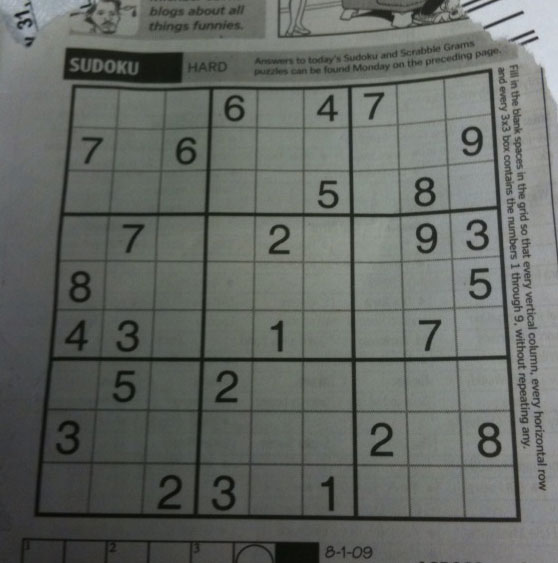
#> input picture day02_openv_color/sudoku.png, 558 x 563 px
$ python otus_algorythm.py
#> lines starting #> are read from the running program, lines starting #| are printed output that depends on the picture; after the words box and inside, x2 and y2 are one past the last pixel; in counts of white or black regions, pixels touching at a corner belong together
import cv2 as cv
import numpy as np
from matplotlib import pyplot as plt
import urllib.request
import os

# github sample 주소 : https://github.com/opencv/opencv/tree/master/samples/data
def get_sample(filename):
#> called with filename = 'sudoku.png'
    if not os.path.exists(filename):
        url = f"https://raw.githubusercontent.com/opencv/opencv/master/samples/data/{filename}"
        urllib.request.urlretrieve(url, filename)
    return cv.imread(filename)
#> returned value is the input picture: shape (563, 558, 3); mean B, G, R 99.5, 104.1, 100

# 파일 읽기
img = get_sample("sudoku.png")

img = cv.imread('sudoku.png', cv.IMREAD_GRAYSCALE)
#> img: shape (563, 558); min 7, max 218, mean 101.8
assert img is not None, "file could not be read, check with os.path.exists()"

ret1,th1 = cv.threshold(img, 127, 255, cv.THRESH_BINARY)
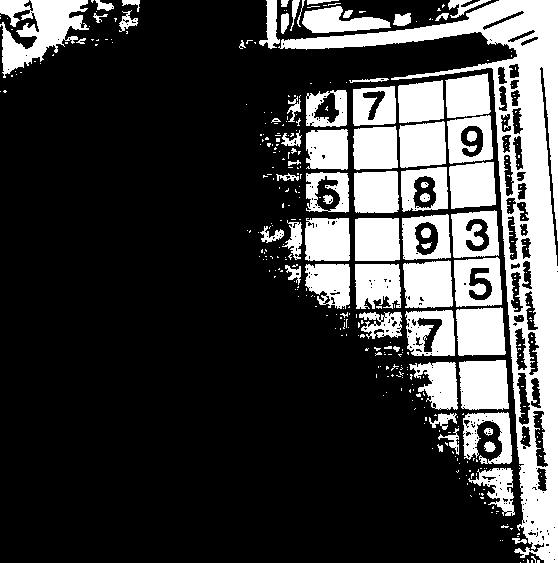
#> th1: shape (563, 558); 25.3% white; 376 white regions (307 under 20 px), largest, box (x1, y1, x2, y2) and area: (278, 0, 558, 563) 25952, (0, 0, 89, 78) 3634, (459, 360, 509, 410) 2273

ret2,th2 = cv.threshold(img,0,255,cv.THRESH_BINARY+cv.THRESH_OTSU)
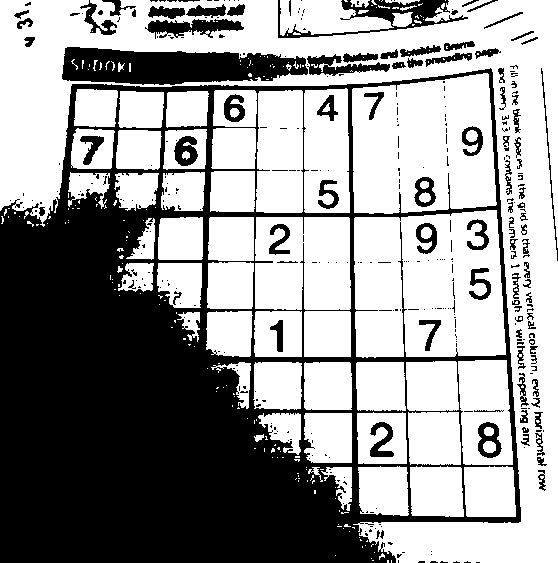
#> th2: shape (563, 558); 59.4% white; 361 black regions (263 under 20 px), largest, box (x1, y1, x2, y2) and area: (0, 68, 521, 563) 104893, (62, 47, 308, 85) 6753, (278, 0, 468, 38) 1967
#> ret2 = 96

blur = cv.GaussianBlur(img, (5,5), 0)
ret3, th3 = cv.threshold(blur, 0, 255, cv.THRESH_BINARY+cv.THRESH_OTSU)
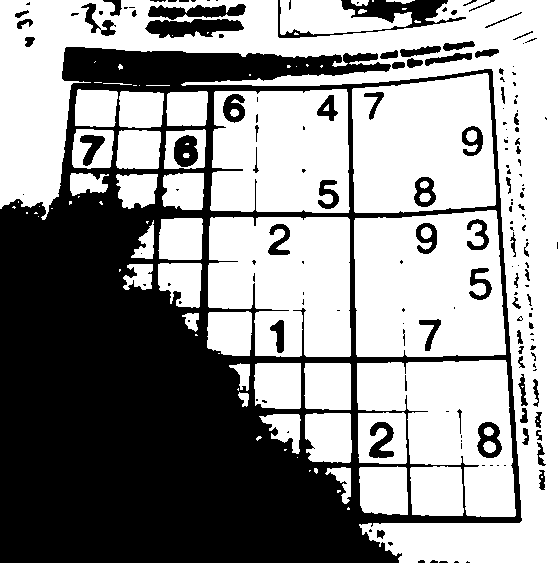
#> th3: shape (563, 558); 58% white; 171 black regions (100 under 20 px), largest, box (x1, y1, x2, y2) and area: (0, 47, 522, 563) 117345, (278, 0, 466, 38) 2024, (145, 19, 244, 38) 1287
#> ret3 = 97

images = [img, 0, th1,
          img,  0, th2,
          blur, 0, th3]
titles = ['Original Noisy Image', 'Histogram', 'Global Thresholding(v=127)',
          'Origianl Noisy Image', 'Histogra', "Otu's Thresolding",
          'Gaussian filtered Image', 'Histogram', "Otu's Thresholding"]

for i in range(3):
    plt.subplot(3,3,i*3+1),plt.imshow(images[i*3],'gray')
    plt.title(titles[i*3]), plt.xticks([]), plt.yticks([])
    plt.subplot(3,3,i*3+2),plt.hist(images[i*3].ravel(),256)
    plt.title(titles[i*3+1]), plt.xticks([]), plt.yticks([])
    plt.subplot(3,3,i*3+3),plt.imshow(images[i*3+2],'gray')
    plt.title(titles[i*3+2]), plt.xticks([]), plt.yticks([])
plt.show()
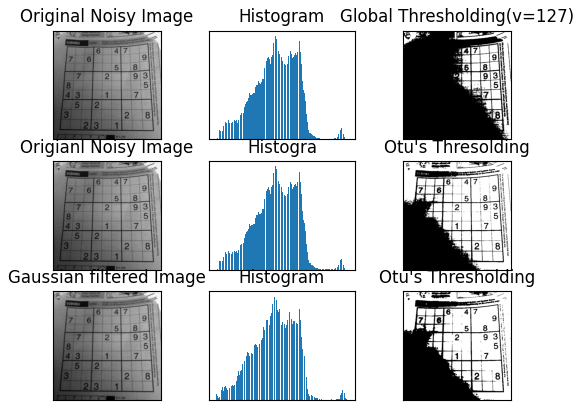
#> figure drawn by matplotlib, 9 panels

$ run again, with day02_openv_color/gradient.png copied over day02_openv_color/sudoku.png
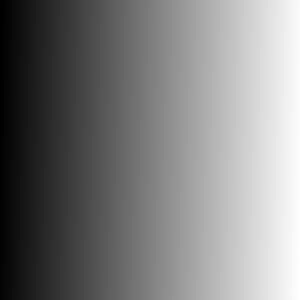
#> input picture day02_openv_color/gradient.png, 300 x 300 px
#> in get_sample, returned value is the input picture: shape (300, 300, 3); mean B, G, R 126.5, 126.5, 126.5
#> `ret1,th1 = cv.threshold(img, 127, 255, cv.THRESH_BINARY)`:
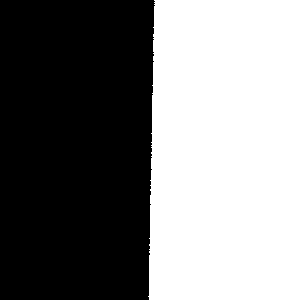
#> th1: shape (300, 300); 49.5% white; 1 white region, box (x1, y1, x2, y2) and area: (148, 0, 300, 300) 44573
#> `ret2,th2 = cv.threshold(img,0,255,cv.THRESH_BINARY+cv.THRESH_OTSU)`:
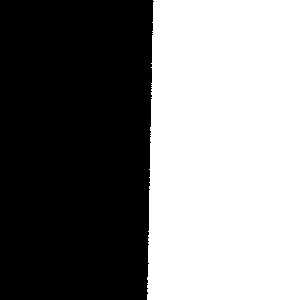
#> th2: shape (300, 300); 49.9% white; 1 white region, box (x1, y1, x2, y2) and area: (147, 0, 300, 300) 44941
#> ret2 = 126
#> th3: shape (300, 300); 49.9% white; 1 white region, box (x1, y1, x2, y2) and area: (147, 0, 300, 300) 44942
